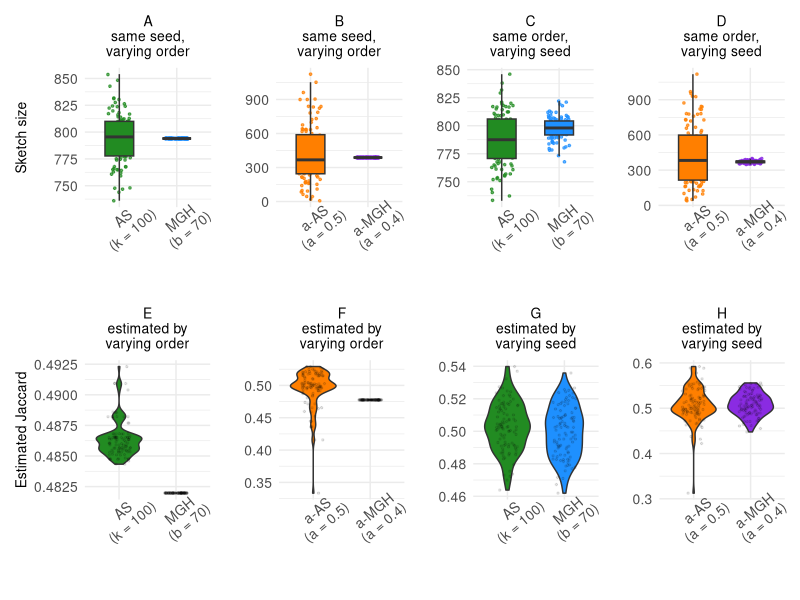

R code for this plot:
library(readr)
library(dplyr)
library(ggplot2)
library(tidyr)
library(patchwork)

angle = 40
color_as = "forestgreen"
color_mgh = "dodgerblue1"
color_alpha_as = "darkorange1"
color_alpha_mgh = "blueviolet"


# Read CSV
df <- read_csv("results/as_vs_mgh_plain_varying_perm.txt")

df_filtered <- df %>%
  filter(pair_id == 4)

# Convert to long format for plotting
df_long <- df_filtered %>%
  select(as_sketch_size_A, mgh_sketch_size_A) %>%
  pivot_longer(
    cols = everything(),
    names_to = "method",
    values_to = "sketch_size"
  )

# Boxplot + jitter
p1 <- ggplot(df_long, aes(x = method, y = sketch_size, fill = method)) +
  geom_jitter(aes(color = method), width = 0.2, alpha = 0.7, size = 0.6) +
  geom_boxplot(outlier.shape = NA, width = 0.5) +
  theme_minimal() +
  labs(
    x = "",
    y = "Sketch size",
    title = "A\nsame seed,\nvarying order"
  ) +
  scale_fill_manual(values = c(
    "as_sketch_size_A" = color_as,
    "mgh_sketch_size_A" = color_mgh
  )) +
  scale_color_manual(values = c(
    "as_sketch_size_A" = color_as,
    "mgh_sketch_size_A" = color_mgh
  )) +
  scale_x_discrete(labels = c(
    as_sketch_size_A = "AS\n(k = 100)",
    mgh_sketch_size_A = "MGH\n(b = 70)"
  )) +
  theme(
    plot.title = element_text(size = 10, hjust = 0.5),
    axis.title = element_text(size = 10),
    axis.text.x = element_text(size = 10, angle = angle, hjust = 0.5),
    axis.text.y = element_text(size = 10),
    legend.position = "none"
  )




# Read CSV
df <- read_csv("results/as_vs_mgh_plain_varying_seed.txt")

df_filtered <- df %>%
  filter(pair_id == 4)

# Convert to long format for plotting
df_long <- df_filtered %>%
  select(as_sketch_size_A, mgh_sketch_size_A) %>%
  pivot_longer(
    cols = everything(),
    names_to = "method",
    values_to = "sketch_size"
  )

# Boxplot + jitter
p2 <- ggplot(df_long, aes(x = method, y = sketch_size, fill = method)) +
  geom_jitter(aes(color = method), width = 0.2, alpha = 0.7, size = 0.6) +
  geom_boxplot(outlier.shape = NA, width = 0.5) +
  theme_minimal() +
  labs(
    x = "",
    y = "",
    title = "C\nsame order,\nvarying seed"
  ) +
  scale_fill_manual(values = c(
    "as_sketch_size_A" = color_as,
    "mgh_sketch_size_A" = color_mgh
  )) +
  scale_color_manual(values = c(
    "as_sketch_size_A" = color_as,
    "mgh_sketch_size_A" = color_mgh
  )) +
  scale_x_discrete(labels = c(
    as_sketch_size_A = "AS\n(k = 100)",
    mgh_sketch_size_A = "MGH\n(b = 70)"
  )) +
  theme(
    plot.title = element_text(size = 10, hjust = 0.5),
    axis.title = element_text(size = 10),
    axis.text.x = element_text(size = 10, angle = angle, hjust = 0.5),
    axis.text.y = element_text(size = 10),
    legend.position = "none"
  )



# Read CSV
df <- read_csv("results/alpha_as_vs_alpha_mgh_varying_perm.txt")

df_filtered <- df %>%
  filter(pair_id == 4)

# Convert to long format for plotting
df_long <- df_filtered %>%
  select(as_sketch_size_A, mgh_sketch_size_A) %>%
  pivot_longer(
    cols = everything(),
    names_to = "method",
    values_to = "sketch_size"
  )

# Boxplot + jitter
p3 <- ggplot(df_long, aes(x = method, y = sketch_size, fill = method)) +
  geom_jitter(aes(color = method), width = 0.2, alpha = 0.7, size = 0.6) +
  geom_boxplot(outlier.shape = NA, width = 0.5) +
  theme_minimal() +
  labs(
    x = "",
    y = "",
    title = "B\nsame seed,\nvarying order"
  ) +
  scale_fill_manual(values = c(
    "as_sketch_size_A" = color_alpha_as,
    "mgh_sketch_size_A" = color_alpha_mgh
  )) +
  scale_color_manual(values = c(
    "as_sketch_size_A" = color_alpha_as,
    "mgh_sketch_size_A" = color_alpha_mgh
  )) +
  scale_x_discrete(labels = c(
    as_sketch_size_A = "a-AS\n(a = 0.5)",
    mgh_sketch_size_A = "a-MGH\n(a = 0.4)"
  )) +
  theme(
    plot.title = element_text(size = 10, hjust = 0.5),
    axis.title = element_text(size = 10),
    axis.text.x = element_text(size = 10, angle = angle, hjust = 0.5),
    axis.text.y = element_text(size = 10),
    legend.position = "none"
  )



# Read CSV
df <- read_csv("results/alpha_as_vs_alpha_mgh_varying_seed.txt")

df_filtered <- df %>%
  filter(pair_id == 4)

# Convert to long format for plotting
df_long <- df_filtered %>%
  select(as_sketch_size_A, mgh_sketch_size_A) %>%
  pivot_longer(
    cols = everything(),
    names_to = "method",
    values_to = "sketch_size"
  )

# Boxplot + jitter
p4 <- ggplot(df_long, aes(x = method, y = sketch_size, fill = method)) +
  geom_jitter(aes(color = method), width = 0.2, alpha = 0.7, size = 0.6) +
  geom_boxplot(outlier.shape = NA, width = 0.5) +
  theme_minimal() +
  labs(
    x = "",
    y = "",
    title = "D\nsame order,\nvarying seed"
  ) +
  scale_fill_manual(values = c(
    "as_sketch_size_A" = color_alpha_as,
    "mgh_sketch_size_A" = color_alpha_mgh
  )) +
  scale_color_manual(values = c(
    "as_sketch_size_A" = color_alpha_as,
    "mgh_sketch_size_A" = color_alpha_mgh
  )) +
  scale_x_discrete(labels = c(
    as_sketch_size_A = "a-AS\n(a = 0.5)",
    mgh_sketch_size_A = "a-MGH\n(a = 0.4)"
  )) +
  theme(
    plot.title = element_text(size = 10, hjust = 0.5),
    axis.title = element_text(size = 10),
    axis.text.x = element_text(size = 10, angle = angle, hjust = 0.5),
    axis.text.y = element_text(size = 10),
    legend.position = "none"
  )





# Read CSV
df <- read_csv("results/as_vs_mgh_plain_varying_perm.txt")

df_filtered <- df %>%
  filter(pair_id == 4)

df_long <- df_filtered %>%
  select(jaccard_as, jaccard_mgh) %>%
  pivot_longer(
    cols = everything(),
    names_to = "method",
    values_to = "jaccard"
  )


# Boxplot + jitter
p5 <- ggplot(df_long, aes(x = method, y = jaccard, fill = method)) +
  geom_violin(outlier.shape = NA, width = 0.8) +
  geom_jitter(width = 0.2, alpha = 0.1, size = 0.5, color='black') +
  theme_minimal() +
  labs(
    x = "",
    y = "Estimated Jaccard",
    title = "E\nestimated by\nvarying order"
  ) +
  scale_fill_manual(values = c(
    "jaccard_as" = color_as,
    "jaccard_mgh" = color_mgh
  )) +
  scale_color_manual(values = c(
    "jaccard_as" = color_as,
    "jaccard_mgh" = color_mgh
  )) +
  scale_x_discrete(labels = c(
    jaccard_as = "AS\n(k = 100)",
    jaccard_mgh = "MGH\n(b = 70)"
  )) +
  theme(
    plot.title = element_text(size = 10, hjust = 0.5),
    axis.title = element_text(size = 10),
    axis.text.x = element_text(size = 10, angle = angle, hjust = 0.5),
    axis.text.y = element_text(size = 10),
    legend.position = "none"
  )




# Read CSV
df <- read_csv("results/as_vs_mgh_plain_varying_seed.txt")

df_filtered <- df %>%
  filter(pair_id == 4)

df_long <- df_filtered %>%
  select(jaccard_as, jaccard_mgh) %>%
  pivot_longer(
    cols = everything(),
    names_to = "method",
    values_to = "jaccard"
  )


# Boxplot + jitter
p6 <- ggplot(df_long, aes(x = method, y = jaccard, fill = method)) +
  geom_violin(outlier.shape = NA, width = 0.8) +
  geom_jitter(width = 0.2, alpha = 0.1, size = 0.5, color='black') +
  theme_minimal() +
  labs(
    x = "",
    y = "",
    title = "G\nestimated by\nvarying seed"
  ) +
  scale_fill_manual(values = c(
    "jaccard_as" = color_as,
    "jaccard_mgh" = color_mgh
  )) +
  scale_color_manual(values = c(
    "jaccard_as" = color_as,
    "jaccard_mgh" = color_mgh
  )) +
  scale_x_discrete(labels = c(
    jaccard_as = "AS\n(k = 100)",
    jaccard_mgh = "MGH\n(b = 70)"
  )) +
  theme(
    plot.title = element_text(size = 10, hjust = 0.5),
    axis.title = element_text(size = 10),
    axis.text.x = element_text(size = 10, angle = angle, hjust = 0.5),
    axis.text.y = element_text(size = 10),
    legend.position = "none"
  )





# Read CSV
df <- read_csv("results/alpha_as_vs_alpha_mgh_varying_perm.txt")

df_filtered <- df %>%
  filter(pair_id == 4)

df_long <- df_filtered %>%
  select(jaccard_as, jaccard_mgh) %>%
  pivot_longer(
    cols = everything(),
    names_to = "method",
    values_to = "jaccard"
  )


# Boxplot + jitter
p7 <- ggplot(df_long, aes(x = method, y = jaccard, fill = method)) +
  geom_violin(outlier.shape = NA, width = 0.8) +
  geom_jitter(width = 0.2, alpha = 0.1, size = 0.5, color='black') +
  theme_minimal() +
  labs(
    x = "",
    y = "",
    title = "F\nestimated by\nvarying order"
  ) +
  scale_fill_manual(values = c(
    "jaccard_as" = color_alpha_as,
    "jaccard_mgh" = color_alpha_mgh
  )) +
  scale_color_manual(values = c(
    "jaccard_as" = color_alpha_as,
    "jaccard_mgh" = color_alpha_mgh
  )) +
  scale_x_discrete(labels = c(
    jaccard_as = "a-AS\n(a = 0.5)",
    jaccard_mgh = "a-MGH\n(a = 0.4)"
  )) +
  theme(
    plot.title = element_text(size = 10, hjust = 0.5),
    axis.title = element_text(size = 10),
    axis.text.x = element_text(size = 10, angle = angle, hjust = 0.5),
    axis.text.y = element_text(size = 10),
    legend.position = "none"
  )





# Read CSV
df <- read_csv("results/alpha_as_vs_alpha_mgh_varying_seed.txt")

df_filtered <- df %>%
  filter(pair_id == 4)

df_long <- df_filtered %>%
  select(jaccard_as, jaccard_mgh) %>%
  pivot_longer(
    cols = everything(),
    names_to = "method",
    values_to = "jaccard"
  )


# Boxplot + jitter
p8 <- ggplot(df_long, aes(x = method, y = jaccard, fill = method)) +
  geom_violin(outlier.shape = NA, width = 0.8) +
  geom_jitter(width = 0.2, alpha = 0.1, size = 0.5, color='black') +
  theme_minimal() +
  labs(
    x = "",
    y = "",
    title = "H\nestimated by\nvarying seed"
  ) +
  scale_fill_manual(values = c(
    "jaccard_as" = color_alpha_as,
    "jaccard_mgh" = color_alpha_mgh
  )) +
  scale_color_manual(values = c(
    "jaccard_as" = color_alpha_as,
    "jaccard_mgh" = color_alpha_mgh
  )) +
  scale_x_discrete(labels = c(
    jaccard_as = "a-AS\n(a = 0.5)",
    jaccard_mgh = "a-MGH\n(a = 0.4)"
  )) +
  theme(
    plot.title = element_text(size = 10, hjust = 0.5),
    axis.title = element_text(size = 10),
    axis.text.x = element_text(size = 10, angle = angle, hjust = 0.5),
    axis.text.y = element_text(size = 10),
    legend.position = "none"
  )




cairo_pdf(file="plots/as_vs_mgh.pdf", width=7, height=5)
# Print the plots
(p1 | p3 | p2 | p4) /
(p5 | p7 | p6 | p8 )
dev.off()
